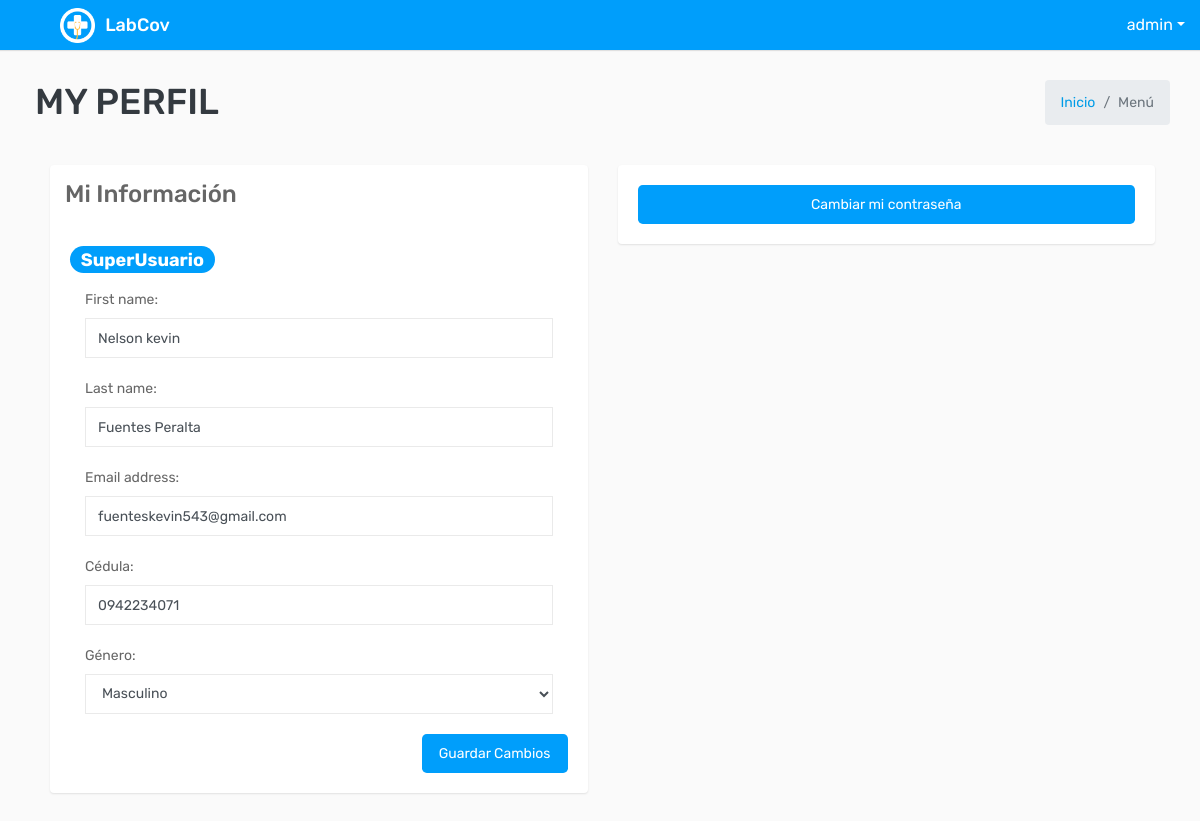
Before: /MyPerfil/ (signed in) with the older database file.
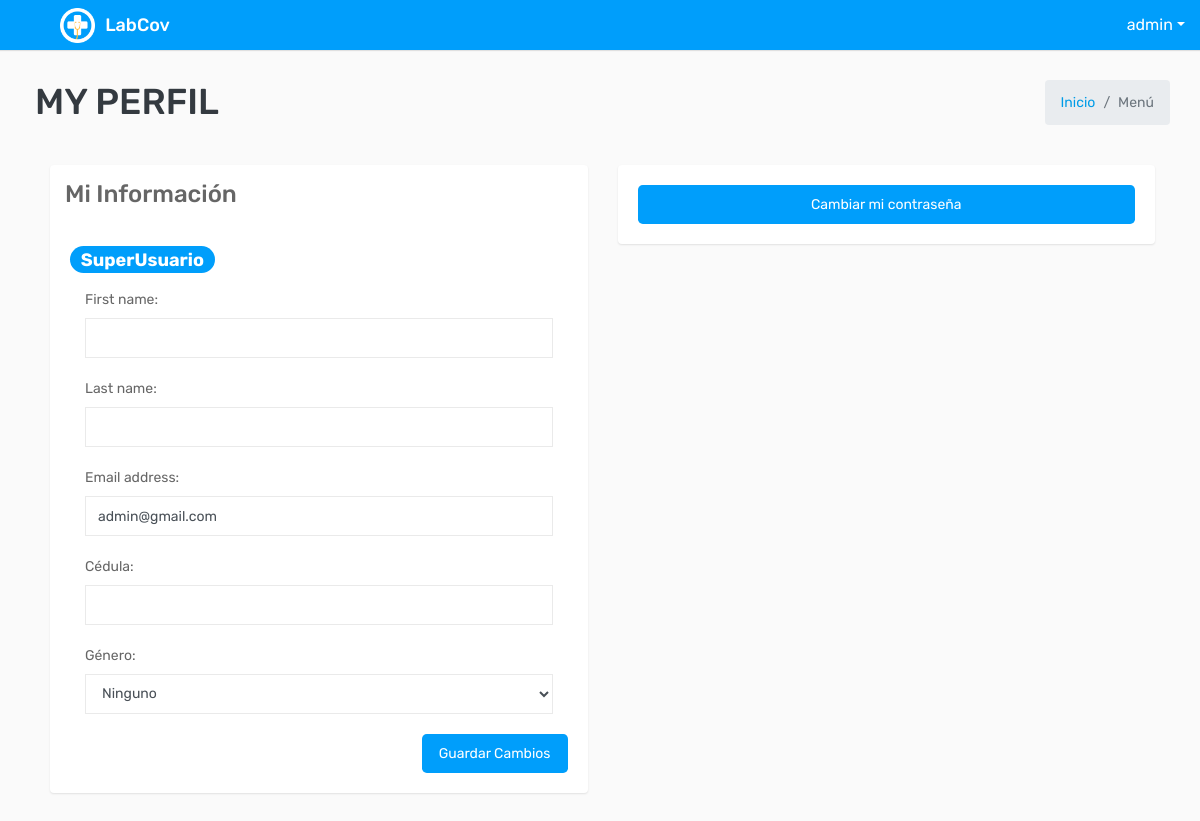
After: the same page with the newer database file.
### covid/models.py (models this page shows, shortened)
class ModeloBase(models.Model):
    class Meta:
        abstract = True
    """Model definition for ModeloBase."""
    fecha_creacion = models.DateTimeField(verbose_name='Fecha creación',auto_now_add=True)
    usuario_creacion = models.ForeignKey(settings.AUTH_USER_MODEL, verbose_name='Usuario Creación', related_name='+', blank=True, null=True,on_delete=models.PROTECT, editable=False)
    usuario_modificacion = models.ForeignKey(settings.AUTH_USER_MODEL, verbose_name='Usuario Modificación', related_name='+', blank=True, null=True,on_delete=models.PROTECT , editable=False)
    fecha_modificacion = models.DateTimeField(verbose_name='Fecha Modificación', auto_now=True)

class User(AbstractUser,ModeloBase):
    cedula=models.CharField(max_length=10, verbose_name='Cédula', unique = True)
    tipo_genero = (('N', 'Ninguno'), ('M', 'Masculino'), ('F', 'Femenino'))
    genero = models.CharField('Género', choices=tipo_genero, default='N', max_length=1)

### covid/views.py (the view)
# urls.py: path('MyPerfil/', key.PerfilUpdateView.as_view(), name="perfilUsuario") ,
class PerfilUpdateView(LoginRequiredMixin,SuccessMessageMixin,UpdateView):
    model = User
    form_class = PerfilForm
    template_name = "usuario/perfilUsuario.html"
    success_url = reverse_lazy('perfilUsuario')
    success_message = 'Perfil Editado Exitosamente'
    def dispatch(self, request, *args, **kwargs):
        self.object = self.get_object()
        return super().dispatch(request, *args, **kwargs)
    def get_object(self, queryset = None):
        return self.request.user
    def get_context_data(self, **kwargs):
        context = super().get_context_data(**kwargs)
        context['titulo'] = "My Perfil"
        return context

### covid/forms.py
class PerfilForm(forms.ModelForm):
    def __init__(self, *args, **kwargs):
        super(PerfilForm, self).__init__(*args, **kwargs)
        for visible in self.visible_fields():
            visible.field.widget.attrs['class'] = 'form-control '
    class Meta:
        model = User
        fields = '__all__'
        exclude=("password","last_login","user_permissions","date_joined","username","groups","is_active","is_staff","is_superuser")

### templates/usuario/perfilUsuario.html (shortened to what this page needs)
{% extends 'plantillaBase.html' %} {% block content %}
<div class="container mt-3">
    <div class="row ">
        <div class="col-md-6">
            <div class="card card-outline-secondary">
                <div class="card-header">
                    <h3 class="mb-0">Mi Información
                    </h3>
                </div>
                <div class="card-body">
                    <div>
                        <h3>
                            {% if request.user.is_superuser %}
                            <li class="badge badge-pill badge-info">SuperUsuario</li>
                            {% endif %}
                        </h3>
                    </div>
                    <form class="form" role="form" autocomplete="off" method="post" action="{% url 'perfilUsuario'  %}" enctype="multipart/form-data">
                        {% include "form_snippet.html" %}
                        <div class="form-group">
                            <div class="form-group">
                                <button type="submit" class="btn btn btn-primary btn-lg float-right">Guardar Cambios</button>
                            </div>
                        </div>
                    </form>
                </div>
            </div>
        </div>
        <div class="col-md-6">
            <div class="card card-outline-secondary">
                <div class="card-body">
                    <a type="button" href="{% url 'CambiarContraseña' %}" class="btn btn-primary btn-lg btn-block">Cambiar mi contraseña</a>
                </div>
            </div>
        </div>
    </div>
</div>
</div>
{% endblock %} {% block content_extra_js %} {% endblock content_extra_js %}

### templates/plantillaBase.html (shortened to what this page needs)
<!DOCTYPE html>
<html lang="es">
{% load static %}
<head>
    <link rel="stylesheet" type="text/css" href="{% static 'css/bootstrap.min.css'%}">
    <link rel="stylesheet" type="text/css" href="{% static 'css/font-awesome.min.css'%}">
    <link rel="stylesheet" type="text/css" href="{% static 'css/bootstrap-duallistbox.min.css'%}">
    <link rel="stylesheet" type="text/css" href="{% static 'css/style.css'%}"> {% block content_extra_css %} {% endblock content_extra_css %}
</head>
<body>
    <div class="main-wrapper">
        <div class="header">
            <div class="header-left">
                <a href="{% url 'dashboard'%}" class="logo">
                    <img src="{% static 'img/logo.png' %}" width="35" height="35" alt="">
                    <span>LabCov</span></a>
            </div>
            <ul class="nav user-menu float-right">
                <li class="nav-item dropdown has-arrow">
                    <a href="#" class="dropdown-toggle nav-link user-link" data-toggle="dropdown"></span><span>{{ request.user }}</span></a>
                </li>
            </ul>
        </div>
        <div class="page-wrapper ">
            <div class="content ">
                <div class="row mb-2 ">
                    <div class="col-sm-8 ">
                        <h1 class="m-0 text-dark ">{{ titulo.upper }}</h1>
                    </div>
                    <div class="col-sm-4 ">
                        <ol class="breadcrumb float-sm-right ">
                            <li class="breadcrumb-item "><a href="{% url 'dashboard'%} ">Inicio</a></li>
                            <li class="breadcrumb-item active ">Menú</li>
                        </ol>
                    </div>
                </div>
                {% block content %} {% endblock %}
            </div>
        </div>
</body>
</html>

### templates/form_snippet.html (shortened to what this page needs)
 {% csrf_token %} {% for field in form %}
<div class="form-group  col-md-12 mt-3">
    {{ field.errors }} {{ field.label_tag }} {{ field }}
</div>
{% endfor %}

Changed rows visible on the page:
changed User "admin": first_name "Nelson kevin" → (not shown); last_name "Fuentes Peralta" → (not shown); email "fuenteskevin543@gmail.com" → "admin@gmail.com"; cedula "0942234071" → (not shown); genero "Masculino" → "Ninguno"
